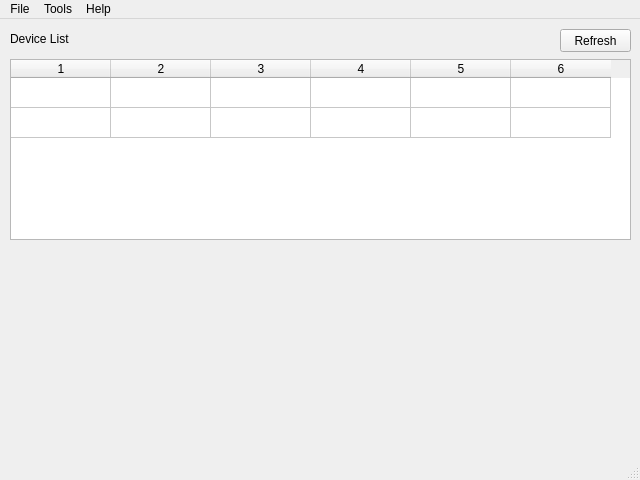
<?xml version="1.0" encoding="UTF-8"?>
<ui version="4.0">
 <class>MainWindow</class>
 <widget class="QMainWindow" name="MainWindow">
  <property name="geometry">
   <rect>
    <x>0</x>
    <y>0</y>
    <width>640</width>
    <height>480</height>
   </rect>
  </property>
  <property name="windowTitle">
   <string>SNU IDIM SmartLab Hub App</string>
  </property>
  <widget class="QWidget" name="centralwidget">
   <widget class="QTableWidget" name="tbl_device_list">
    <property name="geometry">
     <rect>
      <x>10</x>
      <y>40</y>
      <width>621</width>
      <height>181</height>
     </rect>
    </property>
    <property name="showDropIndicator" stdset="0">
     <bool>false</bool>
    </property>
    <property name="dragDropOverwriteMode">
     <bool>false</bool>
    </property>
    <property name="horizontalScrollMode">
     <enum>QAbstractItemView::ScrollPerItem</enum>
    </property>
    <property name="gridStyle">
     <enum>Qt::SolidLine</enum>
    </property>
    <property name="sortingEnabled">
     <bool>true</bool>
    </property>
    <property name="rowCount">
     <number>2</number>
    </property>
    <property name="columnCount">
     <number>6</number>
    </property>
    <attribute name="horizontalHeaderVisible">
     <bool>true</bool>
    </attribute>
    <attribute name="horizontalHeaderCascadingSectionResizes">
     <bool>false</bool>
    </attribute>
    <attribute name="horizontalHeaderShowSortIndicator" stdset="0">
     <bool>true</bool>
    </attribute>
    <attribute name="verticalHeaderVisible">
     <bool>false</bool>
    </attribute>
    <row/>
    <row/>
    <column/>
    <column/>
    <column/>
    <column/>
    <column/>
    <column/>
   </widget>
   <widget class="QPushButton" name="btn_refresh_device">
    <property name="geometry">
     <rect>
      <x>560</x>
      <y>10</y>
      <width>71</width>
      <height>23</height>
     </rect>
    </property>
    <property name="text">
     <string>Refresh</string>
    </property>
   </widget>
   <widget class="QLabel" name="lbl_device_list">
    <property name="geometry">
     <rect>
      <x>10</x>
      <y>10</y>
      <width>71</width>
      <height>20</height>
     </rect>
    </property>
    <property name="text">
     <string>Device List</string>
    </property>
   </widget>
  </widget>
  <widget class="QMenuBar" name="menubar">
   <property name="geometry">
    <rect>
     <x>0</x>
     <y>0</y>
     <width>640</width>
     <height>21</height>
    </rect>
   </property>
   <widget class="QMenu" name="menuFile">
    <property name="title">
     <string>File</string>
    </property>
    <addaction name="actionExit"/>
   </widget>
   <widget class="QMenu" name="menuHelp">
    <property name="title">
     <string>Help</string>
    </property>
    <addaction name="actionWebsite"/>
    <addaction name="separator"/>
    <addaction name="actionAbout"/>
   </widget>
   <widget class="QMenu" name="menuTools">
    <property name="title">
     <string>Tools</string>
    </property>
    <addaction name="actionRefresh_Device_List"/>
   </widget>
   <addaction name="menuFile"/>
   <addaction name="menuTools"/>
   <addaction name="menuHelp"/>
  </widget>
  <widget class="QStatusBar" name="statusbar"/>
  <action name="actionfn">
   <property name="text">
    <string>fn</string>
   </property>
  </action>
  <action name="actionExit">
   <property name="text">
    <string>Exit</string>
   </property>
  </action>
  <action name="actionAbout">
   <property name="text">
    <string>About</string>
   </property>
  </action>
  <action name="actionWebsite">
   <property name="text">
    <string>Website</string>
   </property>
  </action>
  <action name="actionRefresh_Device_List">
   <property name="text">
    <string>Refresh Device List</string>
   </property>
  </action>
 </widget>
 <resources/>
 <connections/>
</ui>
